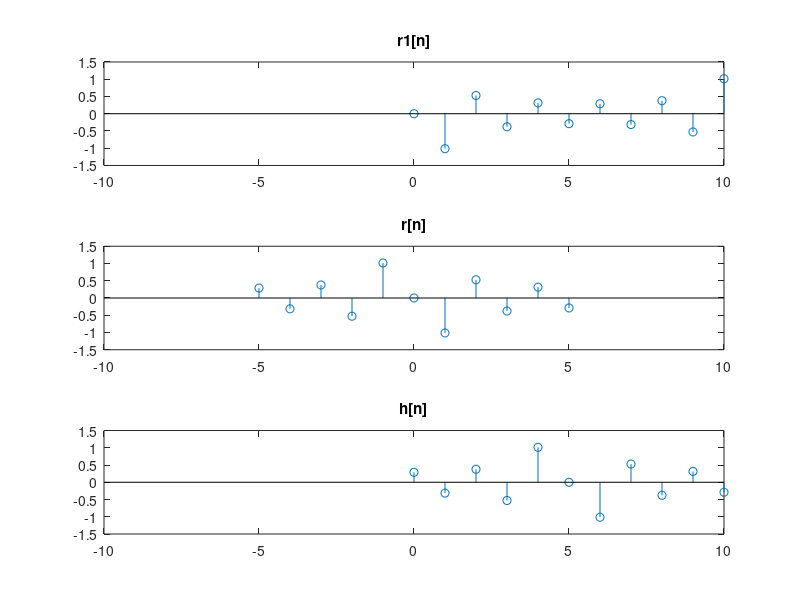
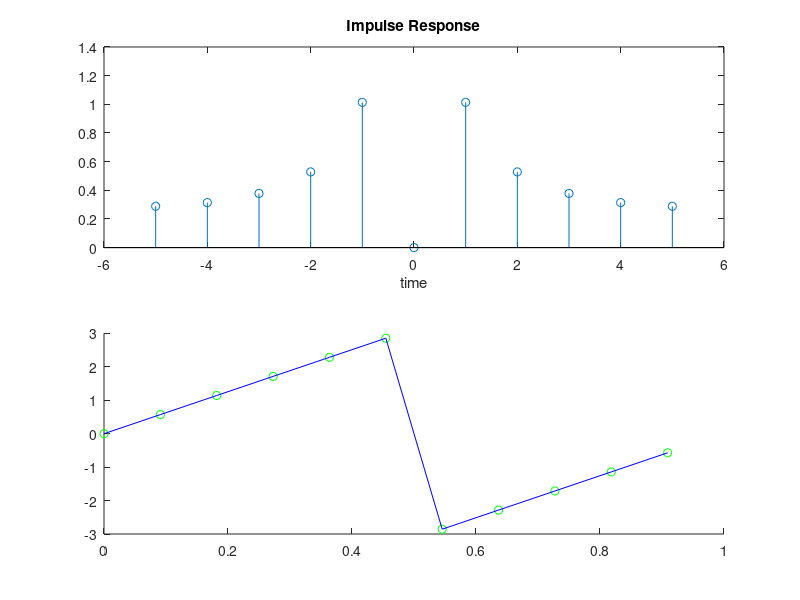

MATLAB code for these plots, in order: (Note: this script raises an error after producing the figures.)
function hw02()
% H: H(F), the Normalized Frequency Response
% k: The Designed filter h[n] interval [0, N-1]
% N: The points can be calculate with k, N=2k+1
k = input('Input the integer parameter k: ');
filt_Resp_Reso = input('Assign the Transition Band R(m/N): ');
N = 2*k + 1;

% Frequency Sampling Method Filter
% Calculate r, r_1
[fs_filt, F, H_F, r_1, r] = freq_samp(k, @(F) 2*pi()*j*(F-(F>=0.5)), N);

% Calculate the Filter Response "pos" and "Reso"
freq_Resp_pos = (0:(filt_Resp_Reso-1)) * (1/filt_Resp_Reso);
freq_Resp = fft(circshift([fs_filt zeros(1, filt_Resp_Reso-2*k-1)], [0 -k]));

% Draw r[n], h[n], r_1[n]
figure;
% Plot r_1[n]
subplot(311);
stem(0:(N-1), real(r_1));
title('r1[n]');
xlim([-2*k 2*k]);
% Plot r[n]
subplot(312);
stem(-k:k, real(r));
title('r[n]');
xlim([-2*k 2*k]);
% Plot h[n], shift with r[n]
subplot(313);
stem(0:(N-1), real(r));
title('h[n]');
xlim([-2*k 2*k]);

% Draw Impulse / Frequency Response
figure;
% Plot Impulse Response
subplot(211);
stem(-k:k, abs(fs_filt));
title('Impulse Response');
xlabel('time');

% Plot Frequency Response
subplot(212);
plot(...
    F, imag(H_F), 'green o',...
    F, imag(H_F), 'blue',...
    freq_Resp_pos, imag(freq_Resp), 'red'...
);
title('Frequency Response');
xlabel('frequency(Hz)');

function [fs_filt, F, sampleH, r_1, r] = freq_samp(k, H, N)
    % H(F) Sampling
    F = (0:(2*k))/N;
    sampleH = H(F);
    fs_filt = circshift(ifft(sampleH), [0 k]);

    % Calculate r, r_1
    r_1 = ifft(sampleH);
    for i = 1:N
        if i <= k
            r(i) = r_1(i + 1 + k);
        else
            r(i) = r_1(i - k);
        end
    end